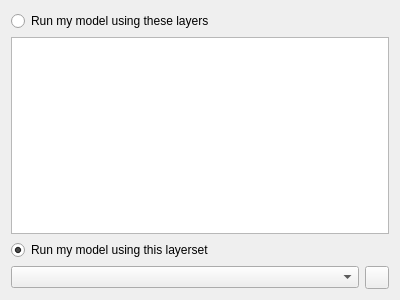
<?xml version="1.0" encoding="UTF-8"?>
<ui version="4.0">
 <class>OmgLayerSetPageBase</class>
 <widget class="QWizardPage" name="OmgLayerSetPageBase">
  <property name="geometry">
   <rect>
    <x>0</x>
    <y>0</y>
    <width>400</width>
    <height>300</height>
   </rect>
  </property>
  <property name="windowTitle">
   <string>WizardPage</string>
  </property>
  <property name="title">
   <string>Model creation layers or layerset</string>
  </property>
  <property name="subTitle">
   <string>To build your model(s), openLayers needs to use independent variable data such as rainfall, temperature, terrain etc. You can use raster layers loaded in QGIS or a predefined layerset.</string>
  </property>
  <layout class="QGridLayout" name="gridLayout">
   <item row="0" column="0">
    <widget class="QRadioButton" name="radUseQGISRasters">
     <property name="text">
      <string>Run my model using these layers</string>
     </property>
     <property name="checked">
      <bool>false</bool>
     </property>
    </widget>
   </item>
   <item row="1" column="0">
    <widget class="QListWidget" name="lstRasterLayers">
     <property name="alternatingRowColors">
      <bool>true</bool>
     </property>
     <property name="selectionMode">
      <enum>QAbstractItemView::MultiSelection</enum>
     </property>
     <property name="isWrapping" stdset="0">
      <bool>false</bool>
     </property>
     <property name="wordWrap">
      <bool>true</bool>
     </property>
    </widget>
   </item>
   <item row="2" column="0">
    <widget class="QRadioButton" name="radUseLayerset">
     <property name="text">
      <string>Run my model using this layerset</string>
     </property>
     <property name="checked">
      <bool>true</bool>
     </property>
    </widget>
   </item>
   <item row="3" column="0">
    <layout class="QHBoxLayout" name="horizontalLayout_2">
     <item>
      <widget class="QComboBox" name="cboModelLayerSet">
       <property name="sizePolicy">
        <sizepolicy hsizetype="Expanding" vsizetype="Maximum">
         <horstretch>0</horstretch>
         <verstretch>0</verstretch>
        </sizepolicy>
       </property>
       <property name="minimumSize">
        <size>
         <width>300</width>
         <height>0</height>
        </size>
       </property>
      </widget>
     </item>
     <item>
      <widget class="QToolButton" name="toolModelSettings">
       <property name="text">
        <string/>
       </property>
       <property name="icon">
        <iconset resource="../resources/resources.qrc">
         <normaloff>:/configure.png</normaloff>:/configure.png</iconset>
       </property>
      </widget>
     </item>
    </layout>
   </item>
  </layout>
 </widget>
 <resources>
  <include location="../resources/resources.qrc"/>
 </resources>
 <connections>
  <connection>
   <sender>radUseQGISRasters</sender>
   <signal>toggled(bool)</signal>
   <receiver>lstRasterLayers</receiver>
   <slot>setEnabled(bool)</slot>
   <hints>
    <hint type="sourcelabel">
     <x>47</x>
     <y>18</y>
    </hint>
    <hint type="destinationlabel">
     <x>47</x>
     <y>56</y>
    </hint>
   </hints>
  </connection>
  <connection>
   <sender>radUseQGISRasters</sender>
   <signal>toggled(bool)</signal>
   <receiver>cboModelLayerSet</receiver>
   <slot>setDisabled(bool)</slot>
   <hints>
    <hint type="sourcelabel">
     <x>170</x>
     <y>22</y>
    </hint>
    <hint type="destinationlabel">
     <x>151</x>
     <y>272</y>
    </hint>
   </hints>
  </connection>
  <connection>
   <sender>radUseQGISRasters</sender>
   <signal>toggled(bool)</signal>
   <receiver>toolModelSettings</receiver>
   <slot>setDisabled(bool)</slot>
   <hints>
    <hint type="sourcelabel">
     <x>311</x>
     <y>17</y>
    </hint>
    <hint type="destinationlabel">
     <x>383</x>
     <y>280</y>
    </hint>
   </hints>
  </connection>
  <connection>
   <sender>radUseLayerset</sender>
   <signal>toggled(bool)</signal>
   <receiver>lstRasterLayers</receiver>
   <slot>setDisabled(bool)</slot>
   <hints>
    <hint type="sourcelabel">
     <x>69</x>
     <y>238</y>
    </hint>
    <hint type="destinationlabel">
     <x>70</x>
     <y>189</y>
    </hint>
   </hints>
  </connection>
  <connection>
   <sender>radUseLayerset</sender>
   <signal>toggled(bool)</signal>
   <receiver>cboModelLayerSet</receiver>
   <slot>setEnabled(bool)</slot>
   <hints>
    <hint type="sourcelabel">
     <x>121</x>
     <y>240</y>
    </hint>
    <hint type="destinationlabel">
     <x>118</x>
     <y>267</y>
    </hint>
   </hints>
  </connection>
  <connection>
   <sender>radUseLayerset</sender>
   <signal>toggled(bool)</signal>
   <receiver>toolModelSettings</receiver>
   <slot>setEnabled(bool)</slot>
   <hints>
    <hint type="sourcelabel">
     <x>372</x>
     <y>240</y>
    </hint>
    <hint type="destinationlabel">
     <x>382</x>
     <y>272</y>
    </hint>
   </hints>
  </connection>
 </connections>
</ui>
